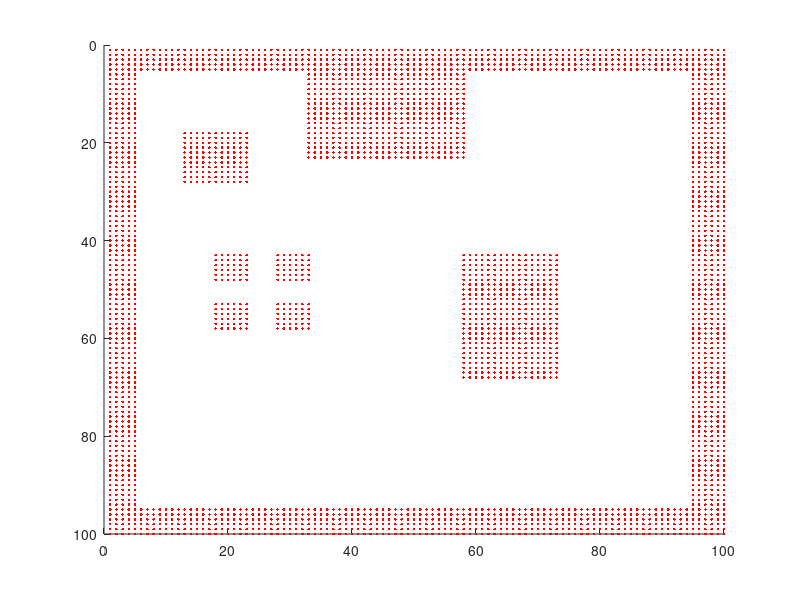

The MATLAB script that drew this image:
function room_V1()
ROOM_SIDE_SIZE = 20;
BLOCK_SIZE = 20;
persistent flag;
persistent room;
   side_size = ROOM_SIDE_SIZE * (BLOCK_SIZE/4);

if isempty(flag)
    flag = false;
    room = uint8(ones(side_size , side_size)*255);
end

if flag == false
   flag = true;
%     room = uint8(ones(ROOM_SIDE_SIZE , ROOM_SIDE_SIZE)*255);

    %% Draw room Boarders
    for rowNum = 1:(side_size)
        for colNum = 1: side_size
            if (rowNum <= BLOCK_SIZE/4) || (rowNum >= (side_size - BLOCK_SIZE/4))...
                    || (colNum <= BLOCK_SIZE/4) || (colNum >= side_size - BLOCK_SIZE/4)
    %                 || (rowNum == 2) || (rowNum == roomSize - 1)...
    %                 || (colNum == 2) || (colNum == roomSize-1)
                room(rowNum, colNum) = 0;
            end
        end
    end

    %% Draw room Obsticals
    scale = 5;
    %% insert Table
    room((4*scale - scale/2) + 0.5:(4*scale + scale/2) + 0.5, (9*scale - scale/2) + 0.5:(9*scale + scale/2 )+ 0.5) = 0;
    room((6*scale - scale/2) + 0.5:(6*scale + scale/2) + 0.5, (9*scale - scale/2) + 0.5:(9*scale + scale/2 )+ 0.5) = 0;
    room((4*scale - scale/2) + 0.5:(4*scale + scale/2) + 0.5, (11*scale - scale/2) + 0.5:(11*scale + scale/2 )+ 0.5) = 0;
    room((6*scale - scale/2) + 0.5:(6*scale + scale/2) + 0.5, (11*scale - scale/2) + 0.5:(11*scale + scale/2 )+ 0.5) = 0;

    %% insert box

    room((3*scale - scale/2) + 0.5:(4*scale + scale/2) + 0.5, (4*scale - (scale)/2) + 0.5:(5*scale + (scale)/2 )+ 0.5) = 0;

    %% insert soffa
    room((12*scale - scale/2) + 0.5:(14*scale + scale/2) + 0.5, (8*scale + scale/2) + 0.5:(13*scale + scale/2 )+ 0.5) = 0;

    %% insert LeglessTable
    room((7*scale - scale/2) + 0.5:(11*scale + scale/2) + 0.5, (1*scale - scale/2) + 0.5:(4*scale + scale/2 )+ 0.5) = 0;
    
    
    roomOut = room;
else
    roomOut = room;
end
PlotterFunc(roomOut, 50, 50, 0, ROOM_SIDE_SIZE, 1, BLOCK_SIZE)

function PlotterFunc(room, X, Y, Theta, ROOM_SIDE_SIZE, clock, BLOCK_SIZE)

persistent init;
persistent fig;

if isempty(fig)
    fig = figure;
end

if isempty(init)
    init = 0;
    %room = uint8(room');
    hold off;
    clf
    empty = 255;
    busy = 0;
    hold on
    offset = 0;
    for i = 1:length(room(1, :))
        for j = 1:length(room(:, 1))
            if room(i, j) == empty
%                 plot(i - offset, j - offset, '*b');
            else if room(i,j) == busy
                    plot(i - offset, j - offset, '.r');
                else 
                    plot(i - offset, j - offset, 'x');
                end
            end
        end
    end
    axis ij
end


% delta = clock - init;
% if(delta) >= 0.5
% %     figure(fig);
%     init = clock;
%     Xplot = double(X);
%     Yplot = double(Y);
%         if clock
%             lineLength = double(BLOCK_SIZE*0.25);
%             opleft = double(sind(Theta+90) * (lineLength/2));
%             adjleft = double(cosd(Theta+90) * (lineLength/2));
%             yend = double(Yplot) + opleft;
%             xend = double(Xplot) + adjleft;
%             start = [double(Xplot) xend];
%             finish = [double(Yplot) yend];
% 
%             opright = double(sind(Theta-90) * (lineLength/2));
%             adjright = double(cosd(Theta-90) * (lineLength/2));
% 
%             plot(double(Xplot), double(Yplot), 'r*', 'MarkerSize', 10);
%             hold on
%             plot(start, finish, 'g', 'LineWidth', 3)
%             plot(xend, yend, 'bx')
%             yend = double(Yplot) + opright;
%             xend = double(Xplot) + adjright;
%             start = [double(Xplot) xend];
%             finish = [double(Yplot) yend];
%             plot(start, finish, 'g','LineWidth', 3)
%             plot(xend, yend, 'bx')
% %             hold off
% %             xlim([-1*((ROOM_SIDE_SIZE * BLOCK_SIZE)/2) - 50 (ROOM_SIDE_SIZE * BLOCK_SIZE)/2 + 50]);
% %             ylim([-1*((ROOM_SIDE_SIZE * BLOCK_SIZE)/2) - 50 (ROOM_SIDE_SIZE * BLOCK_SIZE)/2 + 50]);
%             xlim([0 100]);
%             ylim([0 100]);
%             grid on
%             grid minor
%     %         axis ij
%         end
% end

